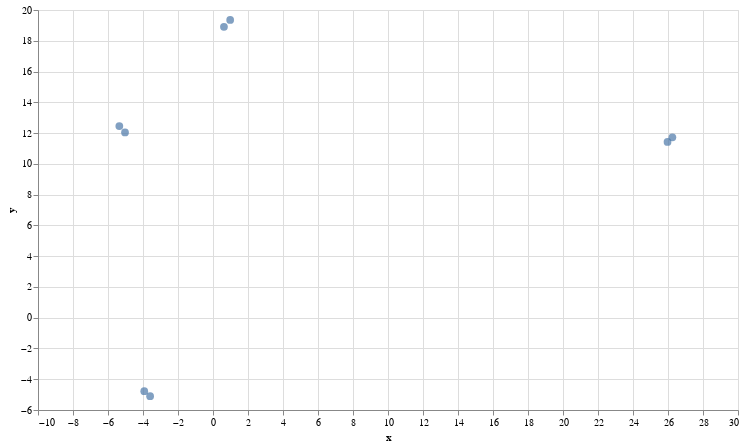

Notebook source saved alongside this figure:
### Code cell
chart.interactive()

### Figure 1 — Vega-Lite specification as saved in the notebook (floating-point values rounded to 4 significant figures)
{"config": {"view": {"continuousWidth": 300, "continuousHeight": 300}}, "data": {"name": "data-55b55e2aafa2ef5bc70505af0ae73561"}, "mark": {"type": "circle", "size": 60}, "encoding": {"tooltip": [{"field": "text", "type": "nominal"}], "x": {"field": "x", "scale": {"zero": false}, "type": "quantitative"}, "y": {"field": "y", "scale": {"zero": false}, "type": "quantitative"}}, "height": 400, "params": [{"name": "param_1", "select": {"type": "interval", "encodings": ["x", "y"]}, "bind": "scales"}], "width": 700, "$schema": "https://vega.github.io/schema/vega-lite/v5.8.0.json", "datasets": {"data-55b55e2aafa2ef5bc70505af0ae73561": [{"text": "Where is the world cup?", "x": 26.25, "y": 11.73}, {"text": "The world cup is in Qatar", "x": 25.97, "y": 11.42}, {"text": "What color is the sky?", "x": -5.353, "y": 12.46}, {"text": "The sky is blue", "x": -5.027, "y": 12.04}, {"text": "Where does the bear live?", "x": 0.6264, "y": 18.91}, {"text": "The bear lives in the the woods", "x": 0.9813, "y": 19.35}, {"text": "What is an apple?", "x": -3.593, "y": -5.099}, {"text": "An apple is a fruit", "x": -3.928, "y": -4.775}]}}
